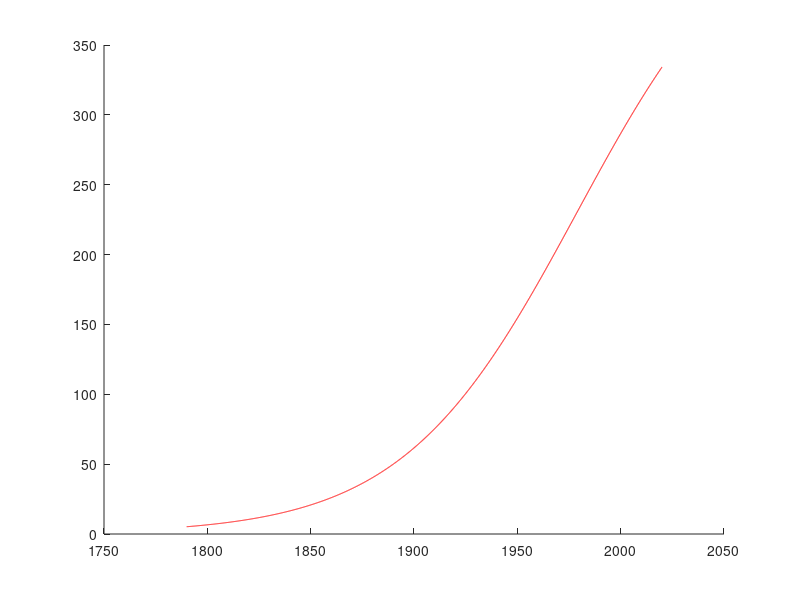

The MATLAB script that drew this image: (Note: this script raises an error after producing the figure.)
% Population parametees
    r = 0.0237; P0 = 5.2; K = 460;
% Start year
    start_year = 1790; 
% Time axis
    t_usa = 0:10:230;
% US population
    P_usa = [  3.9,   5.3,   7.2,   9.6,  12.9,  17.1,  23.2,  31.4, ...
              38.6,  50.2,  63.0,  76.2,  92.2, 106.0, 123.2, 132.2, ... 
             151.3, 179.3, 203.3, 226.5, 248.7, 281.4, 308.7, 331.4];
 % Timescale for numerical modelling
    t_start = 0;  t_end = 230; t_diff = 1/12; 
 % Initial time and population
    t_num = t_start; P_num = P0; P_diff = NaN;

% Calculation loop with Logistic Model
    for i = 1:t_end/t_diff  
        P_diff_step =  r*P_num(end)*(1 - P_num(end)/K)*t_diff;
        P_num =  [P_num,  P_num(end) + P_diff_step];   
        t_num =  [t_num,  t_num(end) + t_diff];
    end

% Plotting
   hold on
        plot(t_num + start_year, P_num, Color = "red")
        plot(t_usa + start_year, P_usa, 'o', Color = " black")
        ylim([0,350]);   xlim([1790,2020]); 
   hold off
